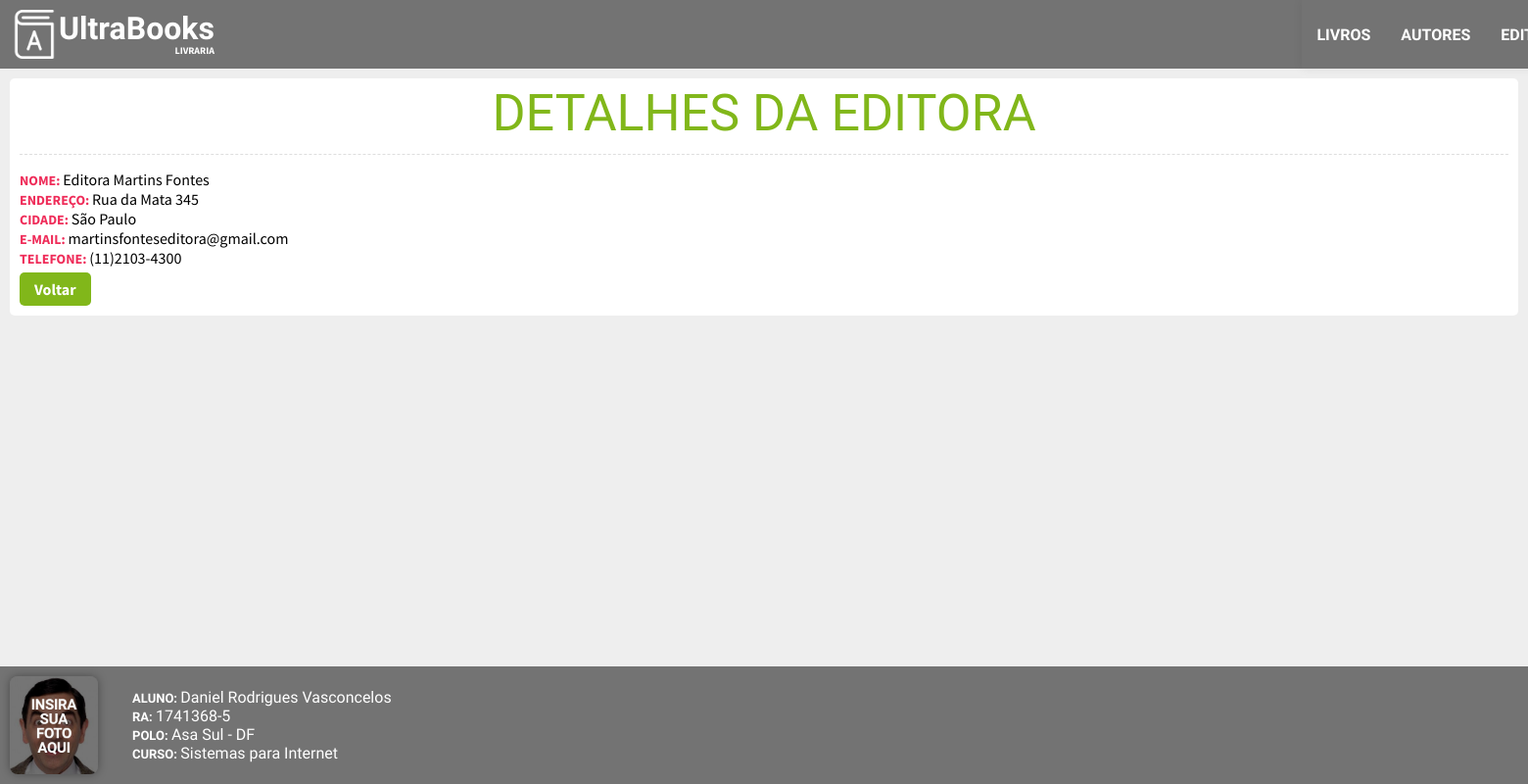
The page /controller/editoras.php?acao=detalhes&id=1 on the database its author committed.
### tables this page shows
CREATE TABLE `editora` (
  `id` int(11) NOT NULL,
  `nome` varchar(255) NOT NULL,
  `endereco` varchar(255) NOT NULL,
  `cidade` varchar(255) NOT NULL,
  `email` varchar(255) NOT NULL,
  `telefone` varchar(45) NOT NULL
);

### controller/editoras.php (called while the page is built, shortened)
<?php
class editoras{
    private function getDetalhes() {
        include("../model/conexao.php");
        $id = $_GET["id"];
        $query = $conectar->query("SELECT * FROM editora WHERE id = $id");
        $dados = $query->fetch_assoc();
        return $dados;
    }
    public function exibirView(){
        if(isset($_GET["acao"])){
            switch($_GET["acao"]) {
                case "detalhes":
                    $editora = $this->getDetalhes();
                    break;
            }
        }   else {
            $editoras = $this->listarEditoras();
            $conteudo = "../view/editoras/lista.php";
        }
        include("../view/view.php");
    }
}
$editoras = new editoras;
$editoras->exibirView();
?>

### view/editoras/detalhes.php (the view)
<section id="conteudo">
	<header class="column">
		<h1>Detalhes da editora</h1>
	</header>
	<div class="detalhes">
		<ul>
			<li><b>Nome: </b><?=$editora["nome"];?>
            </li>
			<li><b>Endereço: </b><?=$editora["endereco"];?></li>
			<li><b>Cidade: </b><?=$editora["cidade"];?></li>
			<li><b>E-mail: </b><?=$editora["email"];?>
            </li>
			<li><b>Telefone: </b><?=$editora["telefone"];?></li>
		</ul>
	</div>
	<div class="ferramentas">
		<a href="editoras.php" class="botao">Voltar</a>
	</div>
</section>

### css/estilos.css (style rules this page uses)
html { height: 100%; box-sizing: border-box; }
*, *:before, *:after { box-sizing: inherit; }
body { margin: 0; padding: 0; background: #EEE; font-family: 'Source Sans Pro', sans-serif; min-height: 100%; position: relative; }
h1, h2, h3, h4, h5, h6 { margin: 0; padding: 0; line-height: 100%; }
ul, li { margin: 0; padding: 0; list-style: none; }
a,a:hover,a:focus,a:visited { text-decoration: none; color:inherit }
.botao, input, button, select { font-family: 'Source Sans Pro', sans-serif; font-size: 16px; border-radius: 5px; background: #FFF; }
.botao { border: none !important; background: #81B71A; padding: 7px 15px; font-weight: bold; color: #FFF !important; cursor: pointer; box-shadow: 0 0 0px transparent; transition: background 500ms, box-shadow 500ms; align-self: center; }
#conteudo { margin: 10px; padding: 10px; background: #FFF; border-radius: 5px; }
.column { flex-direction: column !important; }
#conteudo header { padding-bottom: 15px; margin-bottom: 15px; border-bottom: 1px dashed #dedede; display: flex; }
#conteudo header h1 { font-size: 52px; text-align: center; text-transform: uppercase; font-weight: normal; font-family: 'Dosis', sans-serif; color: #81B71A; }
#conteudo .detalhes { display: flex; }
#conteudo .detalhes ul b { color: #ef2c59; font-size: 14px; text-transform: uppercase; }
.ferramentas { margin-top: 5px; display: flex; }
.ferramentas .botao { margin-right: 5px; }

### rows shown on the page
editora: nome "Editora Martins Fontes", endereco "Rua da Mata 345", cidade "São Paulo", email "martinsfonteseditora@gmail.com", telefone "(11)2103-4300"
